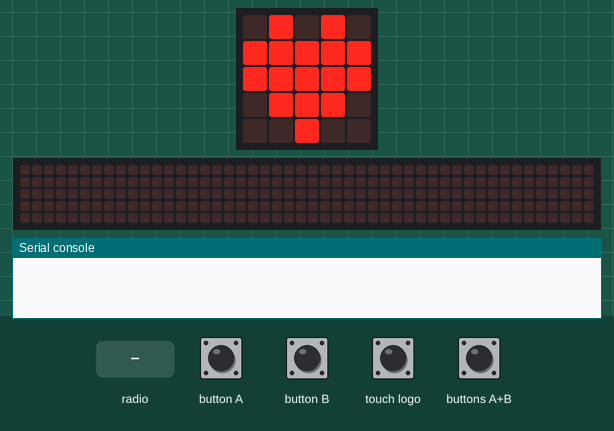
Recording of a program running on a simulated BBC micro:bit (MakeCode). Shown: the board's 5×5 LED display, a strip that is not on the board, showing the scrolling text unrolled, the last lines printed to the serial console. The test bench sets the inputs (shaded band). Random numbers come from a fixed seed; no radio messages arrive unless stated (any console line starting 'radio sent:' is added by the test bench); the 48×5 strip is a reading aid, not a part: it shows the text the display is scrolling, unrolled, one strip-width of it at a time.

Above: at 1.8 s.
1.9 s: button A pressed for 0.15 s
At 2.4 s:
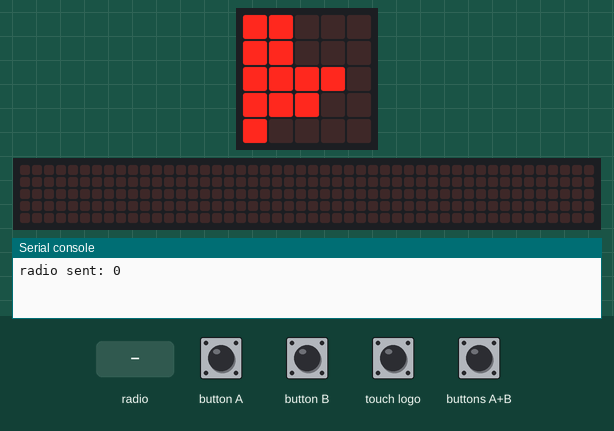
5.0 s: radio message "id=1" arrives
At 5.42 s:
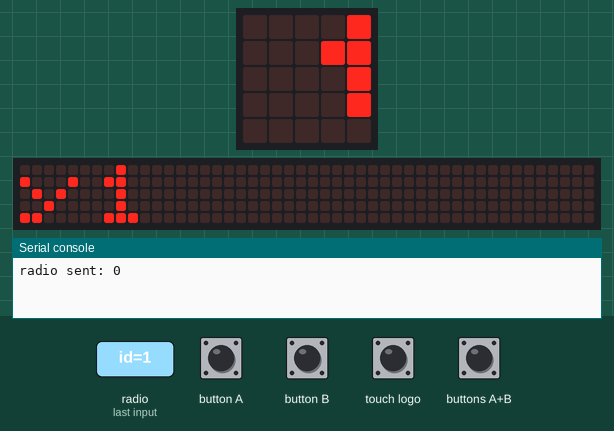
7.3 s: button B pressed for 0.15 s
8.0 s: touch logo pressed for 0.15 s
At 10.2 s:
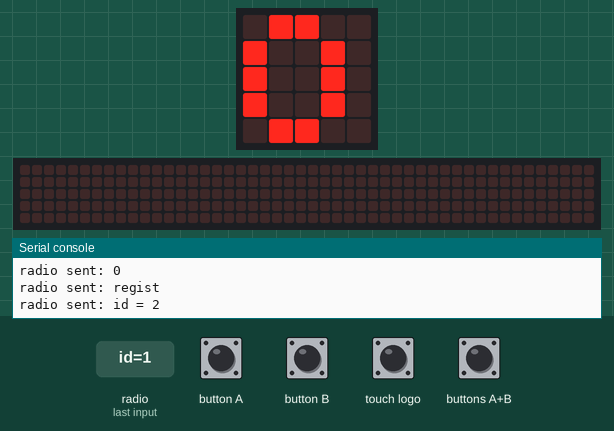
11.1 s: radio message "1" arrives
At 12.5 s:
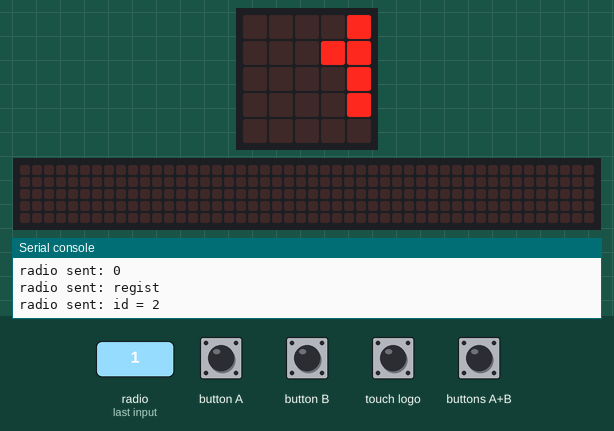
14.1 s: radio message "id=100" arrives
At 18.37 s:
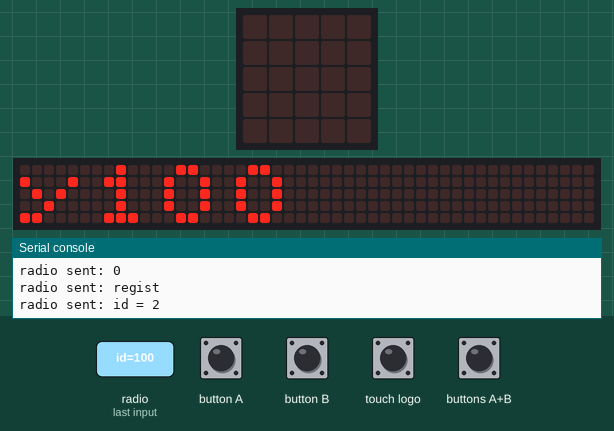
Timing chart, 0 to 19.9 s (numbered marks = the images above; inputs shaded):
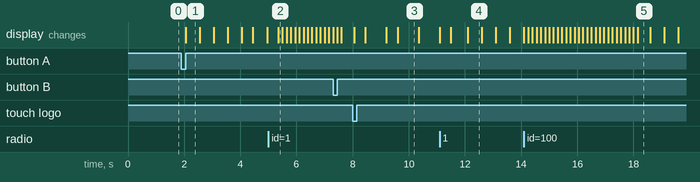

Measured:
- after the input at 1.9 s, the display: changes after 0.15 s (image 1)
- what the display in image 1 shows lasts 0.5 s, from 2.1 s to 2.6 s
- what the display in image 3 shows lasts 0.8 s, from 9.6 s to 10.4 s
- what the display in image 5 shows lasts 0.4 s, from 18.2 s to 18.6 s

The program:

main.ts
```typescript
radio.onReceivedNumber(function (receivedNumber) {
    block_buttons = true
    basic.clearScreen()
    あひるを表示()
    basic.pause(1000)
    if (receivedNumber == id) {
        あひるexists = true
        basic.showLeds(`
            . # # . .
            # . # . #
            # . # # .
            # . # # .
            . # # . #
            `)
        basic.showIcon(IconNames.Duck)
    } else {
        あひるexists = false
        あひる通過()
    }
    block_buttons = false
})
function あひるを表示 () {
    あひるexists = true
    basic.showLeds(`
        . . . . .
        . . . . #
        . . . . .
        . . . . .
        . . . . .
        `)
    basic.pause(100)
    basic.showLeds(`
        . . . . #
        . . . # #
        . . . . #
        . . . . #
        . . . . .
        `)
    basic.pause(100)
    basic.showLeds(`
        . . . # #
        . . # # #
        . . . # #
        . . . # #
        . . . . #
        `)
    basic.pause(100)
    basic.showLeds(`
        . . # # .
        . # # # .
        . . # # #
        . . # # #
        . . # . .
        `)
    basic.pause(100)
    basic.showLeds(`
        . # # . .
        # # # . .
        . # # # #
        . # # # .
        . . # . .
        `)
}
input.onButtonPressed(Button.A, function () {
    if (あひるexists) {
        id_target = randint(1, id_max)
        radio.sendNumber(id_target)
        あひる通過()
        if (id_target == id) {
            あひるを表示()
        } else {
            あひるexists = false
        }
    }
})
function あひる通過 () {
    あひるexists = false
    basic.showLeds(`
        # # . . .
        # # . . .
        # # # # .
        # # # . .
        # . . . .
        `)
    basic.pause(100)
    basic.showLeds(`
        # . . . .
        # . . . .
        # # # . .
        # # . . .
        . # . . .
        `)
    basic.pause(100)
    basic.showLeds(`
        . . . . .
        . . . . .
        # # . . .
        # . . . .
        . . . . .
        `)
    basic.pause(100)
    basic.showLeds(`
        . . . . .
        . . . . .
        # . . . .
        . . . . .
        . . . . .
        `)
    basic.pause(100)
    basic.showLeds(`
        . . . . .
        . . . . .
        . . . . .
        . . . . .
        . . . . .
        `)
}
input.onGesture(Gesture.Shake, function () {
    basic.showNumber(id_max)
    basic.pause(1000)
    if (あひるexists) {
        basic.showIcon(IconNames.Duck)
    } else {
        basic.clearScreen()
    }
})
input.onButtonPressed(Button.AB, function () {
    id += 1
    if (id > 8) {
        id = 0
    }
    basic.showNumber(id)
})
radio.onReceivedString(function (receivedString) {
    if (id != 0) {
        basic.showString("r")
        block_buttons = true
        radio.sendValue("id", id)
        basic.showNumber(id)
    }
})
input.onButtonPressed(Button.B, function () {
    if (id == 0) {
        radio.sendString("regist")
        basic.pause(1000)
        id_max += 1
        id = id_max
        radio.sendValue("id", id)
        basic.showNumber(id)
    }
})
input.onLogoEvent(TouchButtonEvent.Pressed, function () {
    basic.showNumber(id)
    basic.pause(1000)
    if (あひるexists) {
        basic.showIcon(IconNames.Duck)
    } else {
        basic.clearScreen()
    }
})
radio.onReceivedValue(function (name, value) {
    if (value > id_max) {
        id_max = value
        basic.showString("y" + convertToText(id_max))
    }
    block_buttons = false
})
let id_max = 0
let id_target = 0
let block_buttons = false
let id = 0
let あひるexists = false
radio.setGroup(67)
あひるexists = true
id = 0
basic.showIcon(IconNames.Heart)
basic.forever(function () {

})
```

test.ts
```typescript
// テストはここに来ます。このパッケージが拡張機能として使用されるときにはコンパイルされません。
```
